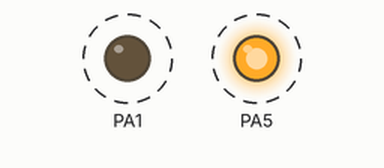
A sketch run on a simulated STM32 Blue Pill. Parts: output pins drawn as LEDs (lit = HIGH). Dashed ring = blinking.

Above: at 0.5 s.
Timing chart, 0 to 4.6 s (numbered marks = the images above):
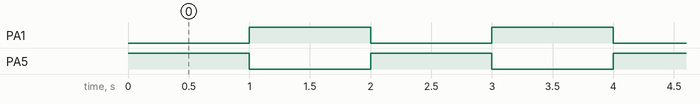

The sketch:

Blink-32F3.ino
```cpp
/*
  Blink

  This demo is edited for Olimex OLIMEXINO-STM32F3 and OLIMEXINO-GD32F3.

  Turns one LED on for one second while the other LED is off,
  then turns first LED off for one second while turning on the other LED, repeatedly.

  OLIMEXINO-STM32F3 (OLIMEXINO-GD32F3) has two LEDs, one placed on PA1, the other on PA5 (seen in the schematic)

  OLIMEXINO-STM32F3 (OLIMEXINO-GD32F3) might need to be put in bootloader mode before uploading examples:

  This is done by pressing and holding button SW1, then pressing and releasing button SW2,
  then releasing button SW1.

  Remember to restart the board with SW1 after upload is done to leave serial bootloader mode.

  http://www.arduino.cc/en/Tutorial/Blink
*/

// the setup function runs once when you the board is reset or when you power the board
void setup() {

  // initialize PA5(LED1) and PA1(LED2) as outputs.
  pinMode(PA5, OUTPUT);
  pinMode(PA1, OUTPUT);

}

// the loop function runs over and over again forever
void loop() {

  digitalWrite(PA5, HIGH); // turn LED1 on (HIGH is the voltage level)
  digitalWrite(PA1, LOW);  // turn LED2 off by making the voltage LOW
  delay(1000);             // wait for a second
  digitalWrite(PA5, LOW);  // turn LED1 off by making the voltage LOW
  digitalWrite(PA1, HIGH); // turn LED2 on (HIGH is the voltage level)
  delay(1000);             // wait for a second

}
```

Measured:
- by itself, PA1, PA5: alternates HIGH for 1.0 s and LOW for 1.0 s
